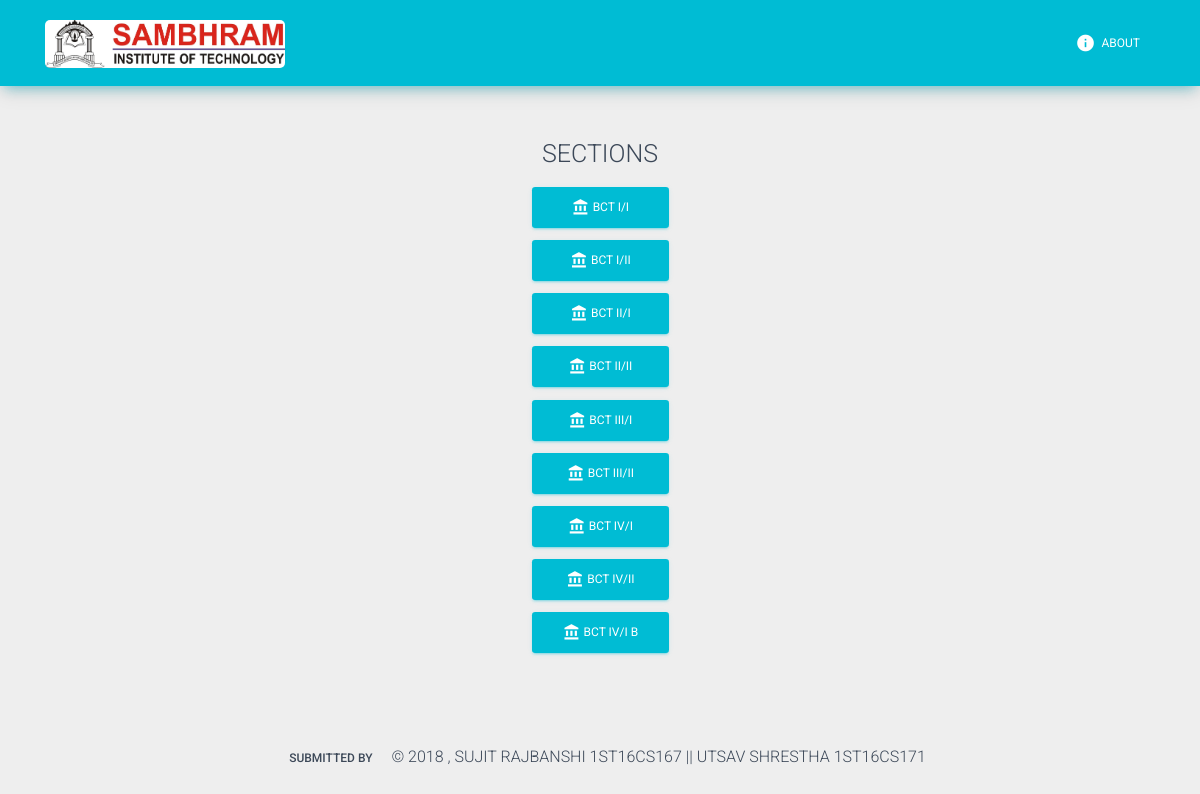
The app's page /routine/departments/1/ with its own data.
### routine/models.py (models this page shows, shortened)
class Section(models.Model):
    name = models.CharField(max_length=10)
    department = models.ForeignKey(Department, on_delete=models.CASCADE)
    semester = models.ForeignKey(Semester, on_delete=models.CASCADE)
    class Meta:
        unique_together = [('name', 'department', 'semester')]

### routine/views.py (the view)
# urls.py: re_path(r'^departments/sections/(?P<sec_id>[0-9]+)/$', views.section_routine, name='section_routine'),
def sections(request, department_id):
    all_sections = Section.objects.filter(department_id=department_id)
    context = {'all_sections': all_sections}
    return render(request, 'routine/sections.html', context)

### routine/templates/routine/sections.html
<!DOCTYPE html>
{% extends 'routine/base.html' %}
{% load static %}
{% block content %}
    <span class="blockquote"></span>
    <div class="container col-sm-12 col-lg-6 ml-auto mr-auto">
        <table class="col-lg-2 ml-auto mr-auto text-center">
            {% if all_sections %}
                <h3 class="text-center">SECTIONS</h3>
                {% for sections in all_sections %}
                    <tr>
                        <td class="col-lg-2 ml-auto mr-auto">
                            <a href="{% url 'routine:section_routine' sections.id %}" class="btn btn-info btn-block"><i
                                    class="material-icons">account_balance</i> {{ sections.name }} </a>
                        </td>
                    </tr>
                {% endfor %}
            {% else %}
                <h3>No Sections</h3>
            {% endif %}
        </table>
    </div>
{% endblock %}

### records on screen
Section: name "BCT I/I"
Section: name "BCT I/II"
Section: name "BCT II/I"
Section: name "BCT II/II"
Section: name "BCT III/I"
Section: name "BCT III/II"
Section: name "BCT IV/I"
Section: name "BCT IV/II"
Section: name "BCT IV/I B"
